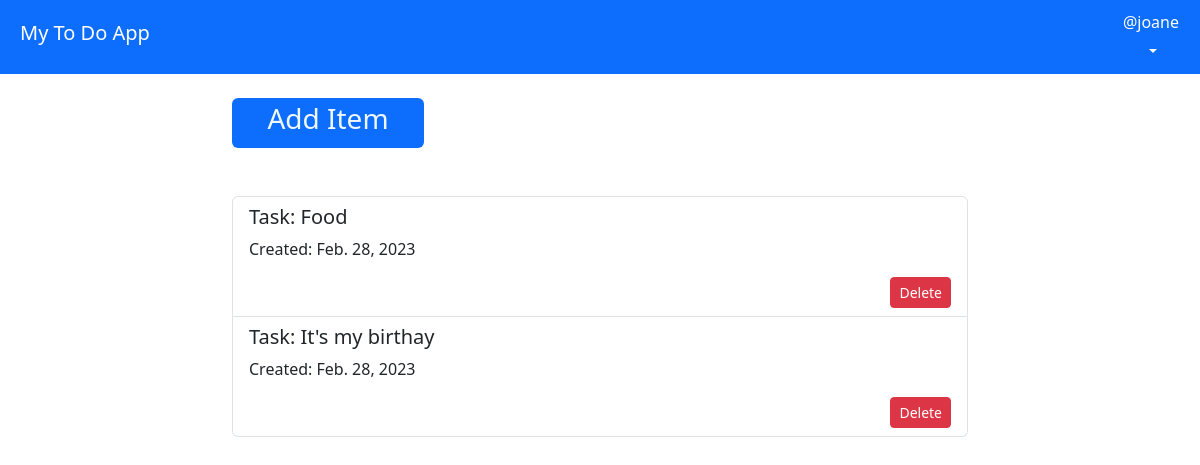
/ (signed in), run on an earlier commit of the app's database.
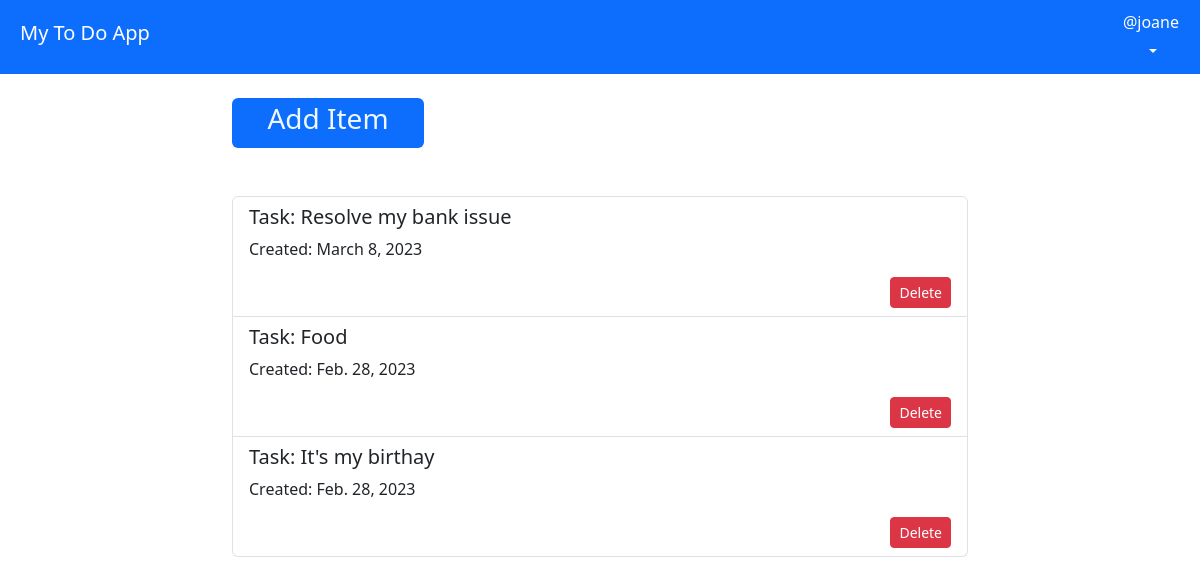
And on a later commit of the database.
### todoapp/models.py (models this page shows, shortened)
class Todo(models.Model):
    title=models.CharField(max_length=100)
    date=models.DateTimeField()
    created_by = models.ForeignKey(User,on_delete=models.CASCADE, null=True, blank=True)
    class Meta:
        ordering=['-date']

### todoapp/views.py (the view)
# urls.py: 2. Add a URL to urlpatterns:  path('', views.home, name='home')
@login_required(login_url='login')
def home(request):
    todo = Todo.objects.filter(created_by=request.user)[0:5]
    context={'todo':todo}
    return render(request, 'home.html', context)

### templates/home.html
{% extends 'base.html' %} {% block content %}
<div class="container">
  <div class="row mb-4 mt-4">
    <div class="mx-auto col-10 col-md-8 col-lg-8">
      <div class="col">
        <div class="badge bg-primary text-wrap" style="width: 12rem">
          <a href="{% url 'create' %}"
            ><h3 style="color: aliceblue">Add Item</h3></a
          >
        </div>
      </div>
      <div class="row mt-4">
        <div class="col mt-4">
          <ul class="list-group">
            {% for item in todo %}
            <li class="list-group-item">
              <h5>Task: {{item.title}}</h5>
              <p>Created: {{item.date|date}}</p>
              <form action="{% url 'delete' pk=item.id %}" method="POST">
                <button type="submit" class="btn btn-sm btn-danger float-end">
                  Delete
                </button>
              </form>
            </li>
            {% endfor %}
          </ul>
        </div>
      </div>
    </div>
  </div>
</div>
{% endblock %}

### templates/base.html (shortened to what this page needs)
<!DOCTYPE html>
<html lang="en">
  <head>
    <link
      href="https://cdn.jsdelivr.net/npm/bootstrap@5.3.0-alpha1/dist/css/bootstrap.min.css"
      rel="stylesheet"
    />
  </head>
  <body>
    <nav class="navbar bg-primary mr-sm-2" data-bs-theme="dark">
      <div class="container-fluid">
        <a class="navbar-brand mb-2 p-2" href="{% url 'home' %}"
          >My To Do App</a
        >
        <div class="btn-group">
          {% if request.user.is_authenticated %}
          <button
            type="button"
            class="btn btn-sm btn-primary dropdown-toggle"
            data-bs-toggle="dropdown"
            aria-expanded="false"
          >
            <h6>@{{user.username}}</h6>
          </button>
        </div>
        {% endif %}
      </div>
    </nav>
    {% block content %} {% endblock %}
  </body>
</html>

What changed in the data, as far as the page shows it:
added Todo: title "Resolve my bank issue", date "March 8, 2023"
